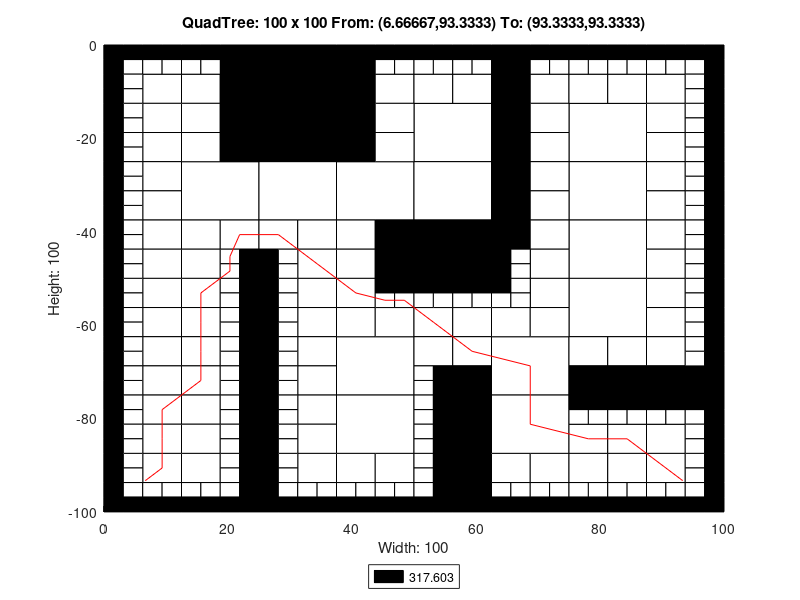

This chart was generated by the following MATLAB code:
axis([0 100 -100 0]);
title('QuadTree: 100 x 100 From: (6.66667,93.3333) To: (93.3333,93.3333)');
xlabel('Width: 100');
ylabel('Height: 100');
rectangle('Position',[25 -12.5 12.5 12.5], 'FaceColor',[0 0 0]);
rectangle('Position',[25 -25 12.5 12.5], 'FaceColor',[0 0 0]);
rectangle('Position',[12.5 -37.5 12.5 12.5], 'FaceColor',[1 1 1]);
rectangle('Position',[25 -37.5 12.5 12.5], 'FaceColor',[1 1 1]);
rectangle('Position',[37.5 -37.5 12.5 12.5], 'FaceColor',[1 1 1]);
rectangle('Position',[50 -25 12.5 12.5], 'FaceColor',[1 1 1]);
rectangle('Position',[75 -25 12.5 12.5], 'FaceColor',[1 1 1]);
rectangle('Position',[50 -37.5 12.5 12.5], 'FaceColor',[1 1 1]);
rectangle('Position',[50 -50 12.5 12.5], 'FaceColor',[0 0 0]);
rectangle('Position',[75 -37.5 12.5 12.5], 'FaceColor',[1 1 1]);
rectangle('Position',[75 -50 12.5 12.5], 'FaceColor',[1 1 1]);
rectangle('Position',[37.5 -75 12.5 12.5], 'FaceColor',[1 1 1]);
rectangle('Position',[37.5 -87.5 12.5 12.5], 'FaceColor',[1 1 1]);
rectangle('Position',[62.5 -75 12.5 12.5], 'FaceColor',[1 1 1]);
rectangle('Position',[75 -62.5 12.5 12.5], 'FaceColor',[1 1 1]);
rectangle('Position',[62.5 -87.5 12.5 12.5], 'FaceColor',[1 1 1]);
rectangle('Position',[6.25 -12.5 6.25 6.25], 'FaceColor',[1 1 1]);
rectangle('Position',[18.75 -6.25 6.25 6.25], 'FaceColor',[0 0 0]);
rectangle('Position',[12.5 -12.5 6.25 6.25], 'FaceColor',[1 1 1]);
rectangle('Position',[18.75 -12.5 6.25 6.25], 'FaceColor',[0 0 0]);
rectangle('Position',[6.25 -18.75 6.25 6.25], 'FaceColor',[1 1 1]);
rectangle('Position',[6.25 -25 6.25 6.25], 'FaceColor',[1 1 1]);
rectangle('Position',[12.5 -18.75 6.25 6.25], 'FaceColor',[1 1 1]);
rectangle('Position',[18.75 -18.75 6.25 6.25], 'FaceColor',[0 0 0]);
rectangle('Position',[12.5 -25 6.25 6.25], 'FaceColor',[1 1 1]);
rectangle('Position',[18.75 -25 6.25 6.25], 'FaceColor',[0 0 0]);
rectangle('Position',[37.5 -6.25 6.25 6.25], 'FaceColor',[0 0 0]);
rectangle('Position',[37.5 -12.5 6.25 6.25], 'FaceColor',[0 0 0]);
rectangle('Position',[43.75 -12.5 6.25 6.25], 'FaceColor',[1 1 1]);
rectangle('Position',[37.5 -18.75 6.25 6.25], 'FaceColor',[0 0 0]);
rectangle('Position',[43.75 -18.75 6.25 6.25], 'FaceColor',[1 1 1]);
rectangle('Position',[37.5 -25 6.25 6.25], 'FaceColor',[0 0 0]);
rectangle('Position',[43.75 -25 6.25 6.25], 'FaceColor',[1 1 1]);
rectangle('Position',[6.25 -31.25 6.25 6.25], 'FaceColor',[1 1 1]);
rectangle('Position',[6.25 -37.5 6.25 6.25], 'FaceColor',[1 1 1]);
rectangle('Position',[6.25 -43.75 6.25 6.25], 'FaceColor',[1 1 1]);
rectangle('Position',[6.25 -50 6.25 6.25], 'FaceColor',[1 1 1]);
rectangle('Position',[12.5 -43.75 6.25 6.25], 'FaceColor',[1 1 1]);
rectangle('Position',[18.75 -43.75 6.25 6.25], 'FaceColor',[1 1 1]);
rectangle('Position',[12.5 -50 6.25 6.25], 'FaceColor',[1 1 1]);
rectangle('Position',[25 -43.75 6.25 6.25], 'FaceColor',[1 1 1]);
rectangle('Position',[31.25 -43.75 6.25 6.25], 'FaceColor',[1 1 1]);
rectangle('Position',[31.25 -50 6.25 6.25], 'FaceColor',[1 1 1]);
rectangle('Position',[37.5 -43.75 6.25 6.25], 'FaceColor',[1 1 1]);
rectangle('Position',[43.75 -43.75 6.25 6.25], 'FaceColor',[0 0 0]);
rectangle('Position',[37.5 -50 6.25 6.25], 'FaceColor',[1 1 1]);
rectangle('Position',[43.75 -50 6.25 6.25], 'FaceColor',[0 0 0]);
rectangle('Position',[50 -12.5 6.25 6.25], 'FaceColor',[1 1 1]);
rectangle('Position',[56.25 -12.5 6.25 6.25], 'FaceColor',[1 1 1]);
rectangle('Position',[62.5 -6.25 6.25 6.25], 'FaceColor',[0 0 0]);
rectangle('Position',[62.5 -12.5 6.25 6.25], 'FaceColor',[0 0 0]);
rectangle('Position',[68.75 -12.5 6.25 6.25], 'FaceColor',[1 1 1]);
rectangle('Position',[62.5 -18.75 6.25 6.25], 'FaceColor',[0 0 0]);
rectangle('Position',[68.75 -18.75 6.25 6.25], 'FaceColor',[1 1 1]);
rectangle('Position',[62.5 -25 6.25 6.25], 'FaceColor',[0 0 0]);
rectangle('Position',[68.75 -25 6.25 6.25], 'FaceColor',[1 1 1]);
rectangle('Position',[75 -12.5 6.25 6.25], 'FaceColor',[1 1 1]);
rectangle('Position',[81.25 -12.5 6.25 6.25], 'FaceColor',[1 1 1]);
rectangle('Position',[87.5 -12.5 6.25 6.25], 'FaceColor',[1 1 1]);
rectangle('Position',[87.5 -18.75 6.25 6.25], 'FaceColor',[1 1 1]);
rectangle('Position',[87.5 -25 6.25 6.25], 'FaceColor',[1 1 1]);
rectangle('Position',[62.5 -31.25 6.25 6.25], 'FaceColor',[0 0 0]);
rectangle('Position',[68.75 -31.25 6.25 6.25], 'FaceColor',[1 1 1]);
rectangle('Position',[62.5 -37.5 6.25 6.25], 'FaceColor',[0 0 0]);
rectangle('Position',[68.75 -37.5 6.25 6.25], 'FaceColor',[1 1 1]);
rectangle('Position',[62.5 -43.75 6.25 6.25], 'FaceColor',[0 0 0]);
rectangle('Position',[68.75 -43.75 6.25 6.25], 'FaceColor',[1 1 1]);
rectangle('Position',[68.75 -50 6.25 6.25], 'FaceColor',[1 1 1]);
rectangle('Position',[87.5 -31.25 6.25 6.25], 'FaceColor',[1 1 1]);
rectangle('Position',[87.5 -37.5 6.25 6.25], 'FaceColor',[1 1 1]);
rectangle('Position',[87.5 -43.75 6.25 6.25], 'FaceColor',[1 1 1]);
rectangle('Position',[87.5 -50 6.25 6.25], 'FaceColor',[1 1 1]);
rectangle('Position',[6.25 -56.25 6.25 6.25], 'FaceColor',[1 1 1]);
rectangle('Position',[6.25 -62.5 6.25 6.25], 'FaceColor',[1 1 1]);
rectangle('Position',[12.5 -56.25 6.25 6.25], 'FaceColor',[1 1 1]);
rectangle('Position',[12.5 -62.5 6.25 6.25], 'FaceColor',[1 1 1]);
rectangle('Position',[6.25 -68.75 6.25 6.25], 'FaceColor',[1 1 1]);
rectangle('Position',[6.25 -75 6.25 6.25], 'FaceColor',[1 1 1]);
rectangle('Position',[12.5 -68.75 6.25 6.25], 'FaceColor',[1 1 1]);
rectangle('Position',[12.5 -75 6.25 6.25], 'FaceColor',[1 1 1]);
rectangle('Position',[31.25 -56.25 6.25 6.25], 'FaceColor',[1 1 1]);
rectangle('Position',[31.25 -62.5 6.25 6.25], 'FaceColor',[1 1 1]);
rectangle('Position',[37.5 -56.25 6.25 6.25], 'FaceColor',[1 1 1]);
rectangle('Position',[37.5 -62.5 6.25 6.25], 'FaceColor',[1 1 1]);
rectangle('Position',[43.75 -62.5 6.25 6.25], 'FaceColor',[1 1 1]);
rectangle('Position',[31.25 -68.75 6.25 6.25], 'FaceColor',[1 1 1]);
rectangle('Position',[31.25 -75 6.25 6.25], 'FaceColor',[1 1 1]);
rectangle('Position',[6.25 -81.25 6.25 6.25], 'FaceColor',[1 1 1]);
rectangle('Position',[6.25 -87.5 6.25 6.25], 'FaceColor',[1 1 1]);
rectangle('Position',[12.5 -81.25 6.25 6.25], 'FaceColor',[1 1 1]);
rectangle('Position',[12.5 -87.5 6.25 6.25], 'FaceColor',[1 1 1]);
rectangle('Position',[6.25 -93.75 6.25 6.25], 'FaceColor',[1 1 1]);
rectangle('Position',[12.5 -93.75 6.25 6.25], 'FaceColor',[1 1 1]);
rectangle('Position',[31.25 -81.25 6.25 6.25], 'FaceColor',[1 1 1]);
rectangle('Position',[31.25 -87.5 6.25 6.25], 'FaceColor',[1 1 1]);
rectangle('Position',[31.25 -93.75 6.25 6.25], 'FaceColor',[1 1 1]);
rectangle('Position',[37.5 -93.75 6.25 6.25], 'FaceColor',[1 1 1]);
rectangle('Position',[43.75 -93.75 6.25 6.25], 'FaceColor',[1 1 1]);
rectangle('Position',[50 -62.5 6.25 6.25], 'FaceColor',[1 1 1]);
rectangle('Position',[56.25 -62.5 6.25 6.25], 'FaceColor',[1 1 1]);
rectangle('Position',[68.75 -56.25 6.25 6.25], 'FaceColor',[1 1 1]);
rectangle('Position',[62.5 -62.5 6.25 6.25], 'FaceColor',[1 1 1]);
rectangle('Position',[68.75 -62.5 6.25 6.25], 'FaceColor',[1 1 1]);
rectangle('Position',[50 -68.75 6.25 6.25], 'FaceColor',[1 1 1]);
rectangle('Position',[56.25 -68.75 6.25 6.25], 'FaceColor',[1 1 1]);
rectangle('Position',[56.25 -75 6.25 6.25], 'FaceColor',[0 0 0]);
rectangle('Position',[87.5 -56.25 6.25 6.25], 'FaceColor',[1 1 1]);
rectangle('Position',[87.5 -62.5 6.25 6.25], 'FaceColor',[1 1 1]);
rectangle('Position',[75 -68.75 6.25 6.25], 'FaceColor',[1 1 1]);
rectangle('Position',[81.25 -68.75 6.25 6.25], 'FaceColor',[1 1 1]);
rectangle('Position',[75 -75 6.25 6.25], 'FaceColor',[0 0 0]);
rectangle('Position',[81.25 -75 6.25 6.25], 'FaceColor',[0 0 0]);
rectangle('Position',[87.5 -68.75 6.25 6.25], 'FaceColor',[1 1 1]);
rectangle('Position',[87.5 -75 6.25 6.25], 'FaceColor',[0 0 0]);
rectangle('Position',[93.75 -75 6.25 6.25], 'FaceColor',[0 0 0]);
rectangle('Position',[56.25 -81.25 6.25 6.25], 'FaceColor',[0 0 0]);
rectangle('Position',[56.25 -87.5 6.25 6.25], 'FaceColor',[0 0 0]);
rectangle('Position',[56.25 -93.75 6.25 6.25], 'FaceColor',[0 0 0]);
rectangle('Position',[56.25 -100 6.25 6.25], 'FaceColor',[0 0 0]);
rectangle('Position',[62.5 -93.75 6.25 6.25], 'FaceColor',[1 1 1]);
rectangle('Position',[68.75 -93.75 6.25 6.25], 'FaceColor',[1 1 1]);
rectangle('Position',[75 -87.5 6.25 6.25], 'FaceColor',[1 1 1]);
rectangle('Position',[81.25 -87.5 6.25 6.25], 'FaceColor',[1 1 1]);
rectangle('Position',[87.5 -87.5 6.25 6.25], 'FaceColor',[1 1 1]);
rectangle('Position',[75 -93.75 6.25 6.25], 'FaceColor',[1 1 1]);
rectangle('Position',[81.25 -93.75 6.25 6.25], 'FaceColor',[1 1 1]);
rectangle('Position',[87.5 -93.75 6.25 6.25], 'FaceColor',[1 1 1]);
rectangle('Position',[0 -3.125 3.125 3.125], 'FaceColor',[0 0 0]);
rectangle('Position',[3.125 -3.125 3.125 3.125], 'FaceColor',[0 0 0]);
rectangle('Position',[0 -6.25 3.125 3.125], 'FaceColor',[0 0 0]);
rectangle('Position',[3.125 -6.25 3.125 3.125], 'FaceColor',[1 1 1]);
rectangle('Position',[6.25 -3.125 3.125 3.125], 'FaceColor',[0 0 0]);
rectangle('Position',[9.375 -3.125 3.125 3.125], 'FaceColor',[0 0 0]);
rectangle('Position',[6.25 -6.25 3.125 3.125], 'FaceColor',[1 1 1]);
rectangle('Position',[9.375 -6.25 3.125 3.125], 'FaceColor',[1 1 1]);
rectangle('Position',[0 -9.375 3.125 3.125], 'FaceColor',[0 0 0]);
rectangle('Position',[3.125 -9.375 3.125 3.125], 'FaceColor',[1 1 1]);
rectangle('Position',[0 -12.5 3.125 3.125], 'FaceColor',[0 0 0]);
rectangle('Position',[3.125 -12.5 3.125 3.125], 'FaceColor',[1 1 1]);
rectangle('Position',[12.5 -3.125 3.125 3.125], 'FaceColor',[0 0 0]);
rectangle('Position',[15.625 -3.125 3.125 3.125], 'FaceColor',[0 0 0]);
rectangle('Position',[12.5 -6.25 3.125 3.125], 'FaceColor',[1 1 1]);
rectangle('Position',[15.625 -6.25 3.125 3.125], 'FaceColor',[1 1 1]);
rectangle('Position',[0 -15.625 3.125 3.125], 'FaceColor',[0 0 0]);
rectangle('Position',[3.125 -15.625 3.125 3.125], 'FaceColor',[1 1 1]);
rectangle('Position',[0 -18.75 3.125 3.125], 'FaceColor',[0 0 0]);
rectangle('Position',[3.125 -18.75 3.125 3.125], 'FaceColor',[1 1 1]);
rectangle('Position',[0 -21.875 3.125 3.125], 'FaceColor',[0 0 0]);
rectangle('Position',[3.125 -21.875 3.125 3.125], 'FaceColor',[1 1 1]);
rectangle('Position',[0 -25 3.125 3.125], 'FaceColor',[0 0 0]);
rectangle('Position',[3.125 -25 3.125 3.125], 'FaceColor',[1 1 1]);
rectangle('Position',[43.75 -3.125 3.125 3.125], 'FaceColor',[0 0 0]);
rectangle('Position',[46.875 -3.125 3.125 3.125], 'FaceColor',[0 0 0]);
rectangle('Position',[43.75 -6.25 3.125 3.125], 'FaceColor',[1 1 1]);
rectangle('Position',[46.875 -6.25 3.125 3.125], 'FaceColor',[1 1 1]);
rectangle('Position',[0 -28.125 3.125 3.125], 'FaceColor',[0 0 0]);
rectangle('Position',[3.125 -28.125 3.125 3.125], 'FaceColor',[1 1 1]);
rectangle('Position',[0 -31.25 3.125 3.125], 'FaceColor',[0 0 0]);
rectangle('Position',[3.125 -31.25 3.125 3.125], 'FaceColor',[1 1 1]);
rectangle('Position',[0 -34.375 3.125 3.125], 'FaceColor',[0 0 0]);
rectangle('Position',[3.125 -34.375 3.125 3.125], 'FaceColor',[1 1 1]);
rectangle('Position',[0 -37.5 3.125 3.125], 'FaceColor',[0 0 0]);
rectangle('Position',[3.125 -37.5 3.125 3.125], 'FaceColor',[1 1 1]);
rectangle('Position',[0 -40.625 3.125 3.125], 'FaceColor',[0 0 0]);
rectangle('Position',[3.125 -40.625 3.125 3.125], 'FaceColor',[1 1 1]);
rectangle('Position',[0 -43.75 3.125 3.125], 'FaceColor',[0 0 0]);
rectangle('Position',[3.125 -43.75 3.125 3.125], 'FaceColor',[1 1 1]);
rectangle('Position',[0 -46.875 3.125 3.125], 'FaceColor',[0 0 0]);
rectangle('Position',[3.125 -46.875 3.125 3.125], 'FaceColor',[1 1 1]);
rectangle('Position',[0 -50 3.125 3.125], 'FaceColor',[0 0 0]);
rectangle('Position',[3.125 -50 3.125 3.125], 'FaceColor',[1 1 1]);
rectangle('Position',[18.75 -46.875 3.125 3.125], 'FaceColor',[1 1 1]);
rectangle('Position',[21.875 -46.875 3.125 3.125], 'FaceColor',[0 0 0]);
rectangle('Position',[18.75 -50 3.125 3.125], 'FaceColor',[1 1 1]);
rectangle('Position',[21.875 -50 3.125 3.125], 'FaceColor',[0 0 0]);
rectangle('Position',[25 -46.875 3.125 3.125], 'FaceColor',[0 0 0]);
rectangle('Position',[28.125 -46.875 3.125 3.125], 'FaceColor',[1 1 1]);
rectangle('Position',[25 -50 3.125 3.125], 'FaceColor',[0 0 0]);
rectangle('Position',[28.125 -50 3.125 3.125], 'FaceColor',[1 1 1]);
rectangle('Position',[50 -3.125 3.125 3.125], 'FaceColor',[0 0 0]);
rectangle('Position',[53.125 -3.125 3.125 3.125], 'FaceColor',[0 0 0]);
rectangle('Position',[50 -6.25 3.125 3.125], 'FaceColor',[1 1 1]);
rectangle('Position',[53.125 -6.25 3.125 3.125], 'FaceColor',[1 1 1]);
rectangle('Position',[56.25 -3.125 3.125 3.125], 'FaceColor',[0 0 0]);
rectangle('Position',[59.375 -3.125 3.125 3.125], 'FaceColor',[0 0 0]);
rectangle('Position',[56.25 -6.25 3.125 3.125], 'FaceColor',[1 1 1]);
rectangle('Position',[59.375 -6.25 3.125 3.125], 'FaceColor',[1 1 1]);
rectangle('Position',[68.75 -3.125 3.125 3.125], 'FaceColor',[0 0 0]);
rectangle('Position',[71.875 -3.125 3.125 3.125], 'FaceColor',[0 0 0]);
rectangle('Position',[68.75 -6.25 3.125 3.125], 'FaceColor',[1 1 1]);
rectangle('Position',[71.875 -6.25 3.125 3.125], 'FaceColor',[1 1 1]);
rectangle('Position',[75 -3.125 3.125 3.125], 'FaceColor',[0 0 0]);
rectangle('Position',[78.125 -3.125 3.125 3.125], 'FaceColor',[0 0 0]);
rectangle('Position',[75 -6.25 3.125 3.125], 'FaceColor',[1 1 1]);
rectangle('Position',[78.125 -6.25 3.125 3.125], 'FaceColor',[1 1 1]);
rectangle('Position',[81.25 -3.125 3.125 3.125], 'FaceColor',[0 0 0]);
rectangle('Position',[84.375 -3.125 3.125 3.125], 'FaceColor',[0 0 0]);
rectangle('Position',[81.25 -6.25 3.125 3.125], 'FaceColor',[1 1 1]);
rectangle('Position',[84.375 -6.25 3.125 3.125], 'FaceColor',[1 1 1]);
rectangle('Position',[87.5 -3.125 3.125 3.125], 'FaceColor',[0 0 0]);
rectangle('Position',[90.625 -3.125 3.125 3.125], 'FaceColor',[0 0 0]);
rectangle('Position',[87.5 -6.25 3.125 3.125], 'FaceColor',[1 1 1]);
rectangle('Position',[90.625 -6.25 3.125 3.125], 'FaceColor',[1 1 1]);
rectangle('Position',[93.75 -3.125 3.125 3.125], 'FaceColor',[0 0 0]);
rectangle('Position',[96.875 -3.125 3.125 3.125], 'FaceColor',[0 0 0]);
rectangle('Position',[93.75 -6.25 3.125 3.125], 'FaceColor',[1 1 1]);
rectangle('Position',[96.875 -6.25 3.125 3.125], 'FaceColor',[0 0 0]);
rectangle('Position',[93.75 -9.375 3.125 3.125], 'FaceColor',[1 1 1]);
rectangle('Position',[96.875 -9.375 3.125 3.125], 'FaceColor',[0 0 0]);
rectangle('Position',[93.75 -12.5 3.125 3.125], 'FaceColor',[1 1 1]);
rectangle('Position',[96.875 -12.5 3.125 3.125], 'FaceColor',[0 0 0]);
rectangle('Position',[93.75 -15.625 3.125 3.125], 'FaceColor',[1 1 1]);
rectangle('Position',[96.875 -15.625 3.125 3.125], 'FaceColor',[0 0 0]);
rectangle('Position',[93.75 -18.75 3.125 3.125], 'FaceColor',[1 1 1]);
rectangle('Position',[96.875 -18.75 3.125 3.125], 'FaceColor',[0 0 0]);
rectangle('Position',[93.75 -21.875 3.125 3.125], 'FaceColor',[1 1 1]);
rectangle('Position',[96.875 -21.875 3.125 3.125], 'FaceColor',[0 0 0]);
rectangle('Position',[93.75 -25 3.125 3.125], 'FaceColor',[1 1 1]);
rectangle('Position',[96.875 -25 3.125 3.125], 'FaceColor',[0 0 0]);
rectangle('Position',[62.5 -46.875 3.125 3.125], 'FaceColor',[0 0 0]);
rectangle('Position',[65.625 -46.875 3.125 3.125], 'FaceColor',[1 1 1]);
rectangle('Position',[62.5 -50 3.125 3.125], 'FaceColor',[0 0 0]);
rectangle('Position',[65.625 -50 3.125 3.125], 'FaceColor',[1 1 1]);
rectangle('Position',[93.75 -28.125 3.125 3.125], 'FaceColor',[1 1 1]);
rectangle('Position',[96.875 -28.125 3.125 3.125], 'FaceColor',[0 0 0]);
rectangle('Position',[93.75 -31.25 3.125 3.125], 'FaceColor',[1 1 1]);
rectangle('Position',[96.875 -31.25 3.125 3.125], 'FaceColor',[0 0 0]);
rectangle('Position',[93.75 -34.375 3.125 3.125], 'FaceColor',[1 1 1]);
rectangle('Position',[96.875 -34.375 3.125 3.125], 'FaceColor',[0 0 0]);
rectangle('Position',[93.75 -37.5 3.125 3.125], 'FaceColor',[1 1 1]);
rectangle('Position',[96.875 -37.5 3.125 3.125], 'FaceColor',[0 0 0]);
rectangle('Position',[93.75 -40.625 3.125 3.125], 'FaceColor',[1 1 1]);
rectangle('Position',[96.875 -40.625 3.125 3.125], 'FaceColor',[0 0 0]);
rectangle('Position',[93.75 -43.75 3.125 3.125], 'FaceColor',[1 1 1]);
rectangle('Position',[96.875 -43.75 3.125 3.125], 'FaceColor',[0 0 0]);
rectangle('Position',[93.75 -46.875 3.125 3.125], 'FaceColor',[1 1 1]);
rectangle('Position',[96.875 -46.875 3.125 3.125], 'FaceColor',[0 0 0]);
rectangle('Position',[93.75 -50 3.125 3.125], 'FaceColor',[1 1 1]);
rectangle('Position',[96.875 -50 3.125 3.125], 'FaceColor',[0 0 0]);
rectangle('Position',[0 -53.125 3.125 3.125], 'FaceColor',[0 0 0]);
rectangle('Position',[3.125 -53.125 3.125 3.125], 'FaceColor',[1 1 1]);
rectangle('Position',[0 -56.25 3.125 3.125], 'FaceColor',[0 0 0]);
rectangle('Position',[3.125 -56.25 3.125 3.125], 'FaceColor',[1 1 1]);
rectangle('Position',[0 -59.375 3.125 3.125], 'FaceColor',[0 0 0]);
rectangle('Position',[3.125 -59.375 3.125 3.125], 'FaceColor',[1 1 1]);
rectangle('Position',[0 -62.5 3.125 3.125], 'FaceColor',[0 0 0]);
rectangle('Position',[3.125 -62.5 3.125 3.125], 'FaceColor',[1 1 1]);
rectangle('Position',[18.75 -53.125 3.125 3.125], 'FaceColor',[1 1 1]);
rectangle('Position',[21.875 -53.125 3.125 3.125], 'FaceColor',[0 0 0]);
rectangle('Position',[18.75 -56.25 3.125 3.125], 'FaceColor',[1 1 1]);
rectangle('Position',[21.875 -56.25 3.125 3.125], 'FaceColor',[0 0 0]);
rectangle('Position',[18.75 -59.375 3.125 3.125], 'FaceColor',[1 1 1]);
rectangle('Position',[21.875 -59.375 3.125 3.125], 'FaceColor',[0 0 0]);
rectangle('Position',[18.75 -62.5 3.125 3.125], 'FaceColor',[1 1 1]);
rectangle('Position',[21.875 -62.5 3.125 3.125], 'FaceColor',[0 0 0]);
rectangle('Position',[0 -65.625 3.125 3.125], 'FaceColor',[0 0 0]);
rectangle('Position',[3.125 -65.625 3.125 3.125], 'FaceColor',[1 1 1]);
rectangle('Position',[0 -68.75 3.125 3.125], 'FaceColor',[0 0 0]);
rectangle('Position',[3.125 -68.75 3.125 3.125], 'FaceColor',[1 1 1]);
rectangle('Position',[0 -71.875 3.125 3.125], 'FaceColor',[0 0 0]);
rectangle('Position',[3.125 -71.875 3.125 3.125], 'FaceColor',[1 1 1]);
rectangle('Position',[0 -75 3.125 3.125], 'FaceColor',[0 0 0]);
rectangle('Position',[3.125 -75 3.125 3.125], 'FaceColor',[1 1 1]);
rectangle('Position',[18.75 -65.625 3.125 3.125], 'FaceColor',[1 1 1]);
rectangle('Position',[21.875 -65.625 3.125 3.125], 'FaceColor',[0 0 0]);
rectangle('Position',[18.75 -68.75 3.125 3.125], 'FaceColor',[1 1 1]);
rectangle('Position',[21.875 -68.75 3.125 3.125], 'FaceColor',[0 0 0]);
rectangle('Position',[18.75 -71.875 3.125 3.125], 'FaceColor',[1 1 1]);
rectangle('Position',[21.875 -71.875 3.125 3.125], 'FaceColor',[0 0 0]);
rectangle('Position',[18.75 -75 3.125 3.125], 'FaceColor',[1 1 1]);
rectangle('Position',[21.875 -75 3.125 3.125], 'FaceColor',[0 0 0]);
rectangle('Position',[25 -53.125 3.125 3.125], 'FaceColor',[0 0 0]);
rectangle('Position',[28.125 -53.125 3.125 3.125], 'FaceColor',[1 1 1]);
rectangle('Position',[25 -56.25 3.125 3.125], 'FaceColor',[0 0 0]);
rectangle('Position',[28.125 -56.25 3.125 3.125], 'FaceColor',[1 1 1]);
rectangle('Position',[25 -59.375 3.125 3.125], 'FaceColor',[0 0 0]);
rectangle('Position',[28.125 -59.375 3.125 3.125], 'FaceColor',[1 1 1]);
rectangle('Position',[25 -62.5 3.125 3.125], 'FaceColor',[0 0 0]);
rectangle('Position',[28.125 -62.5 3.125 3.125], 'FaceColor',[1 1 1]);
rectangle('Position',[43.75 -53.125 3.125 3.125], 'FaceColor',[0 0 0]);
rectangle('Position',[46.875 -53.125 3.125 3.125], 'FaceColor',[0 0 0]);
rectangle('Position',[43.75 -56.25 3.125 3.125], 'FaceColor',[1 1 1]);
rectangle('Position',[46.875 -56.25 3.125 3.125], 'FaceColor',[1 1 1]);
rectangle('Position',[25 -65.625 3.125 3.125], 'FaceColor',[0 0 0]);
rectangle('Position',[28.125 -65.625 3.125 3.125], 'FaceColor',[1 1 1]);
rectangle('Position',[25 -68.75 3.125 3.125], 'FaceColor',[0 0 0]);
rectangle('Position',[28.125 -68.75 3.125 3.125], 'FaceColor',[1 1 1]);
rectangle('Position',[25 -71.875 3.125 3.125], 'FaceColor',[0 0 0]);
rectangle('Position',[28.125 -71.875 3.125 3.125], 'FaceColor',[1 1 1]);
rectangle('Position',[25 -75 3.125 3.125], 'FaceColor',[0 0 0]);
rectangle('Position',[28.125 -75 3.125 3.125], 'FaceColor',[1 1 1]);
rectangle('Position',[0 -78.125 3.125 3.125], 'FaceColor',[0 0 0]);
rectangle('Position',[3.125 -78.125 3.125 3.125], 'FaceColor',[1 1 1]);
rectangle('Position',[0 -81.25 3.125 3.125], 'FaceColor',[0 0 0]);
rectangle('Position',[3.125 -81.25 3.125 3.125], 'FaceColor',[1 1 1]);
rectangle('Position',[0 -84.375 3.125 3.125], 'FaceColor',[0 0 0]);
rectangle('Position',[3.125 -84.375 3.125 3.125], 'FaceColor',[1 1 1]);
rectangle('Position',[0 -87.5 3.125 3.125], 'FaceColor',[0 0 0]);
rectangle('Position',[3.125 -87.5 3.125 3.125], 'FaceColor',[1 1 1]);
rectangle('Position',[18.75 -78.125 3.125 3.125], 'FaceColor',[1 1 1]);
rectangle('Position',[21.875 -78.125 3.125 3.125], 'FaceColor',[0 0 0]);
rectangle('Position',[18.75 -81.25 3.125 3.125], 'FaceColor',[1 1 1]);
rectangle('Position',[21.875 -81.25 3.125 3.125], 'FaceColor',[0 0 0]);
rectangle('Position',[18.75 -84.375 3.125 3.125], 'FaceColor',[1 1 1]);
rectangle('Position',[21.875 -84.375 3.125 3.125], 'FaceColor',[0 0 0]);
rectangle('Position',[18.75 -87.5 3.125 3.125], 'FaceColor',[1 1 1]);
rectangle('Position',[21.875 -87.5 3.125 3.125], 'FaceColor',[0 0 0]);
rectangle('Position',[0 -90.625 3.125 3.125], 'FaceColor',[0 0 0]);
rectangle('Position',[3.125 -90.625 3.125 3.125], 'FaceColor',[1 1 1]);
rectangle('Position',[0 -93.75 3.125 3.125], 'FaceColor',[0 0 0]);
rectangle('Position',[3.125 -93.75 3.125 3.125], 'FaceColor',[1 1 1]);
rectangle('Position',[0 -96.875 3.125 3.125], 'FaceColor',[0 0 0]);
rectangle('Position',[3.125 -96.875 3.125 3.125], 'FaceColor',[1 1 1]);
rectangle('Position',[0 -100 3.125 3.125], 'FaceColor',[0 0 0]);
rectangle('Position',[3.125 -100 3.125 3.125], 'FaceColor',[0 0 0]);
rectangle('Position',[6.25 -96.875 3.125 3.125], 'FaceColor',[1 1 1]);
rectangle('Position',[9.375 -96.875 3.125 3.125], 'FaceColor',[1 1 1]);
rectangle('Position',[6.25 -100 3.125 3.125], 'FaceColor',[0 0 0]);
rectangle('Position',[9.375 -100 3.125 3.125], 'FaceColor',[0 0 0]);
rectangle('Position',[18.75 -90.625 3.125 3.125], 'FaceColor',[1 1 1]);
rectangle('Position',[21.875 -90.625 3.125 3.125], 'FaceColor',[0 0 0]);
rectangle('Position',[18.75 -93.75 3.125 3.125], 'FaceColor',[1 1 1]);
rectangle('Position',[21.875 -93.75 3.125 3.125], 'FaceColor',[0 0 0]);
rectangle('Position',[12.5 -96.875 3.125 3.125], 'FaceColor',[1 1 1]);
rectangle('Position',[15.625 -96.875 3.125 3.125], 'FaceColor',[1 1 1]);
rectangle('Position',[12.5 -100 3.125 3.125], 'FaceColor',[0 0 0]);
rectangle('Position',[15.625 -100 3.125 3.125], 'FaceColor',[0 0 0]);
rectangle('Position',[18.75 -96.875 3.125 3.125], 'FaceColor',[1 1 1]);
rectangle('Position',[21.875 -96.875 3.125 3.125], 'FaceColor',[0 0 0]);
rectangle('Position',[18.75 -100 3.125 3.125], 'FaceColor',[0 0 0]);
rectangle('Position',[21.875 -100 3.125 3.125], 'FaceColor',[0 0 0]);
rectangle('Position',[25 -78.125 3.125 3.125], 'FaceColor',[0 0 0]);
rectangle('Position',[28.125 -78.125 3.125 3.125], 'FaceColor',[1 1 1]);
rectangle('Position',[25 -81.25 3.125 3.125], 'FaceColor',[0 0 0]);
rectangle('Position',[28.125 -81.25 3.125 3.125], 'FaceColor',[1 1 1]);
rectangle('Position',[25 -84.375 3.125 3.125], 'FaceColor',[0 0 0]);
rectangle('Position',[28.125 -84.375 3.125 3.125], 'FaceColor',[1 1 1]);
rectangle('Position',[25 -87.5 3.125 3.125], 'FaceColor',[0 0 0]);
rectangle('Position',[28.125 -87.5 3.125 3.125], 'FaceColor',[1 1 1]);
rectangle('Position',[25 -90.625 3.125 3.125], 'FaceColor',[0 0 0]);
rectangle('Position',[28.125 -90.625 3.125 3.125], 'FaceColor',[1 1 1]);
rectangle('Position',[25 -93.75 3.125 3.125], 'FaceColor',[0 0 0]);
rectangle('Position',[28.125 -93.75 3.125 3.125], 'FaceColor',[1 1 1]);
rectangle('Position',[25 -96.875 3.125 3.125], 'FaceColor',[0 0 0]);
rectangle('Position',[28.125 -96.875 3.125 3.125], 'FaceColor',[1 1 1]);
rectangle('Position',[25 -100 3.125 3.125], 'FaceColor',[0 0 0]);
rectangle('Position',[28.125 -100 3.125 3.125], 'FaceColor',[0 0 0]);
rectangle('Position',[31.25 -96.875 3.125 3.125], 'FaceColor',[1 1 1]);
rectangle('Position',[34.375 -96.875 3.125 3.125], 'FaceColor',[1 1 1]);
rectangle('Position',[31.25 -100 3.125 3.125], 'FaceColor',[0 0 0]);
rectangle('Position',[34.375 -100 3.125 3.125], 'FaceColor',[0 0 0]);
rectangle('Position',[37.5 -96.875 3.125 3.125], 'FaceColor',[1 1 1]);
rectangle('Position',[40.625 -96.875 3.125 3.125], 'FaceColor',[1 1 1]);
rectangle('Position',[37.5 -100 3.125 3.125], 'FaceColor',[0 0 0]);
rectangle('Position',[40.625 -100 3.125 3.125], 'FaceColor',[0 0 0]);
rectangle('Position',[43.75 -96.875 3.125 3.125], 'FaceColor',[1 1 1]);
rectangle('Position',[46.875 -96.875 3.125 3.125], 'FaceColor',[1 1 1]);
rectangle('Position',[43.75 -100 3.125 3.125], 'FaceColor',[0 0 0]);
rectangle('Position',[46.875 -100 3.125 3.125], 'FaceColor',[0 0 0]);
rectangle('Position',[50 -53.125 3.125 3.125], 'FaceColor',[0 0 0]);
rectangle('Position',[53.125 -53.125 3.125 3.125], 'FaceColor',[0 0 0]);
rectangle('Position',[50 -56.25 3.125 3.125], 'FaceColor',[1 1 1]);
rectangle('Position',[53.125 -56.25 3.125 3.125], 'FaceColor',[1 1 1]);
rectangle('Position',[56.25 -53.125 3.125 3.125], 'FaceColor',[0 0 0]);
rectangle('Position',[59.375 -53.125 3.125 3.125], 'FaceColor',[0 0 0]);
rectangle('Position',[56.25 -56.25 3.125 3.125], 'FaceColor',[1 1 1]);
rectangle('Position',[59.375 -56.25 3.125 3.125], 'FaceColor',[1 1 1]);
rectangle('Position',[62.5 -53.125 3.125 3.125], 'FaceColor',[0 0 0]);
rectangle('Position',[65.625 -53.125 3.125 3.125], 'FaceColor',[1 1 1]);
rectangle('Position',[62.5 -56.25 3.125 3.125], 'FaceColor',[1 1 1]);
rectangle('Position',[65.625 -56.25 3.125 3.125], 'FaceColor',[1 1 1]);
rectangle('Position',[50 -71.875 3.125 3.125], 'FaceColor',[1 1 1]);
rectangle('Position',[53.125 -71.875 3.125 3.125], 'FaceColor',[0 0 0]);
rectangle('Position',[50 -75 3.125 3.125], 'FaceColor',[1 1 1]);
rectangle('Position',[53.125 -75 3.125 3.125], 'FaceColor',[0 0 0]);
rectangle('Position',[93.75 -53.125 3.125 3.125], 'FaceColor',[1 1 1]);
rectangle('Position',[96.875 -53.125 3.125 3.125], 'FaceColor',[0 0 0]);
rectangle('Position',[93.75 -56.25 3.125 3.125], 'FaceColor',[1 1 1]);
rectangle('Position',[96.875 -56.25 3.125 3.125], 'FaceColor',[0 0 0]);
rectangle('Position',[93.75 -59.375 3.125 3.125], 'FaceColor',[1 1 1]);
rectangle('Position',[96.875 -59.375 3.125 3.125], 'FaceColor',[0 0 0]);
rectangle('Position',[93.75 -62.5 3.125 3.125], 'FaceColor',[1 1 1]);
rectangle('Position',[96.875 -62.5 3.125 3.125], 'FaceColor',[0 0 0]);
rectangle('Position',[93.75 -65.625 3.125 3.125], 'FaceColor',[1 1 1]);
rectangle('Position',[96.875 -65.625 3.125 3.125], 'FaceColor',[0 0 0]);
rectangle('Position',[93.75 -68.75 3.125 3.125], 'FaceColor',[1 1 1]);
rectangle('Position',[96.875 -68.75 3.125 3.125], 'FaceColor',[0 0 0]);
rectangle('Position',[50 -78.125 3.125 3.125], 'FaceColor',[1 1 1]);
rectangle('Position',[53.125 -78.125 3.125 3.125], 'FaceColor',[0 0 0]);
rectangle('Position',[50 -81.25 3.125 3.125], 'FaceColor',[1 1 1]);
rectangle('Position',[53.125 -81.25 3.125 3.125], 'FaceColor',[0 0 0]);
rectangle('Position',[50 -84.375 3.125 3.125], 'FaceColor',[1 1 1]);
rectangle('Position',[53.125 -84.375 3.125 3.125], 'FaceColor',[0 0 0]);
rectangle('Position',[50 -87.5 3.125 3.125], 'FaceColor',[1 1 1]);
rectangle('Position',[53.125 -87.5 3.125 3.125], 'FaceColor',[0 0 0]);
rectangle('Position',[50 -90.625 3.125 3.125], 'FaceColor',[1 1 1]);
rectangle('Position',[53.125 -90.625 3.125 3.125], 'FaceColor',[0 0 0]);
rectangle('Position',[50 -93.75 3.125 3.125], 'FaceColor',[1 1 1]);
rectangle('Position',[53.125 -93.75 3.125 3.125], 'FaceColor',[0 0 0]);
rectangle('Position',[50 -96.875 3.125 3.125], 'FaceColor',[1 1 1]);
rectangle('Position',[53.125 -96.875 3.125 3.125], 'FaceColor',[0 0 0]);
rectangle('Position',[50 -100 3.125 3.125], 'FaceColor',[0 0 0]);
rectangle('Position',[53.125 -100 3.125 3.125], 'FaceColor',[0 0 0]);
rectangle('Position',[62.5 -96.875 3.125 3.125], 'FaceColor',[1 1 1]);
rectangle('Position',[65.625 -96.875 3.125 3.125], 'FaceColor',[1 1 1]);
rectangle('Position',[62.5 -100 3.125 3.125], 'FaceColor',[0 0 0]);
rectangle('Position',[65.625 -100 3.125 3.125], 'FaceColor',[0 0 0]);
rectangle('Position',[68.75 -96.875 3.125 3.125], 'FaceColor',[1 1 1]);
rectangle('Position',[71.875 -96.875 3.125 3.125], 'FaceColor',[1 1 1]);
rectangle('Position',[68.75 -100 3.125 3.125], 'FaceColor',[0 0 0]);
rectangle('Position',[71.875 -100 3.125 3.125], 'FaceColor',[0 0 0]);
rectangle('Position',[75 -78.125 3.125 3.125], 'FaceColor',[0 0 0]);
rectangle('Position',[78.125 -78.125 3.125 3.125], 'FaceColor',[0 0 0]);
rectangle('Position',[75 -81.25 3.125 3.125], 'FaceColor',[1 1 1]);
rectangle('Position',[78.125 -81.25 3.125 3.125], 'FaceColor',[1 1 1]);
rectangle('Position',[81.25 -78.125 3.125 3.125], 'FaceColor',[0 0 0]);
rectangle('Position',[84.375 -78.125 3.125 3.125], 'FaceColor',[0 0 0]);
rectangle('Position',[81.25 -81.25 3.125 3.125], 'FaceColor',[1 1 1]);
rectangle('Position',[84.375 -81.25 3.125 3.125], 'FaceColor',[1 1 1]);
rectangle('Position',[87.5 -78.125 3.125 3.125], 'FaceColor',[0 0 0]);
rectangle('Position',[90.625 -78.125 3.125 3.125], 'FaceColor',[0 0 0]);
rectangle('Position',[87.5 -81.25 3.125 3.125], 'FaceColor',[1 1 1]);
rectangle('Position',[90.625 -81.25 3.125 3.125], 'FaceColor',[1 1 1]);
rectangle('Position',[93.75 -78.125 3.125 3.125], 'FaceColor',[0 0 0]);
rectangle('Position',[96.875 -78.125 3.125 3.125], 'FaceColor',[0 0 0]);
rectangle('Position',[93.75 -81.25 3.125 3.125], 'FaceColor',[1 1 1]);
rectangle('Position',[96.875 -81.25 3.125 3.125], 'FaceColor',[0 0 0]);
rectangle('Position',[93.75 -84.375 3.125 3.125], 'FaceColor',[1 1 1]);
rectangle('Position',[96.875 -84.375 3.125 3.125], 'FaceColor',[0 0 0]);
rectangle('Position',[93.75 -87.5 3.125 3.125], 'FaceColor',[1 1 1]);
rectangle('Position',[96.875 -87.5 3.125 3.125], 'FaceColor',[0 0 0]);
rectangle('Position',[75 -96.875 3.125 3.125], 'FaceColor',[1 1 1]);
rectangle('Position',[78.125 -96.875 3.125 3.125], 'FaceColor',[1 1 1]);
rectangle('Position',[75 -100 3.125 3.125], 'FaceColor',[0 0 0]);
rectangle('Position',[78.125 -100 3.125 3.125], 'FaceColor',[0 0 0]);
rectangle('Position',[81.25 -96.875 3.125 3.125], 'FaceColor',[1 1 1]);
rectangle('Position',[84.375 -96.875 3.125 3.125], 'FaceColor',[1 1 1]);
rectangle('Position',[81.25 -100 3.125 3.125], 'FaceColor',[0 0 0]);
rectangle('Position',[84.375 -100 3.125 3.125], 'FaceColor',[0 0 0]);
rectangle('Position',[93.75 -90.625 3.125 3.125], 'FaceColor',[1 1 1]);
rectangle('Position',[96.875 -90.625 3.125 3.125], 'FaceColor',[0 0 0]);
rectangle('Position',[93.75 -93.75 3.125 3.125], 'FaceColor',[1 1 1]);
rectangle('Position',[96.875 -93.75 3.125 3.125], 'FaceColor',[0 0 0]);
rectangle('Position',[87.5 -96.875 3.125 3.125], 'FaceColor',[1 1 1]);
rectangle('Position',[90.625 -96.875 3.125 3.125], 'FaceColor',[1 1 1]);
rectangle('Position',[87.5 -100 3.125 3.125], 'FaceColor',[0 0 0]);
rectangle('Position',[90.625 -100 3.125 3.125], 'FaceColor',[0 0 0]);
rectangle('Position',[93.75 -96.875 3.125 3.125], 'FaceColor',[1 1 1]);
rectangle('Position',[96.875 -96.875 3.125 3.125], 'FaceColor',[0 0 0]);
rectangle('Position',[93.75 -100 3.125 3.125], 'FaceColor',[0 0 0]);
rectangle('Position',[96.875 -100 3.125 3.125], 'FaceColor',[0 0 0]);
X=[93.3333,90.625,84.375,78.125,68.75,68.75,59.375,53.125,48.4375,45.3125,40.625,34.375,28.125,21.875,20.3125,20.3125,15.625,15.625,15.625,15.625,9.375,9.375,9.375,6.66667];
Y=[-93.3333,-90.625,-84.375,-84.375,-81.25,-68.75,-65.625,-59.375,-54.6875,-54.6875,-53.125,-46.875,-40.625,-40.625,-45.3125,-48.4375,-53.125,-59.375,-65.625,-71.875,-78.125,-84.375,-90.625,-93.3333];
hold on;
plot(X,Y,'r');
legend('317.603','Location','southoutside');
